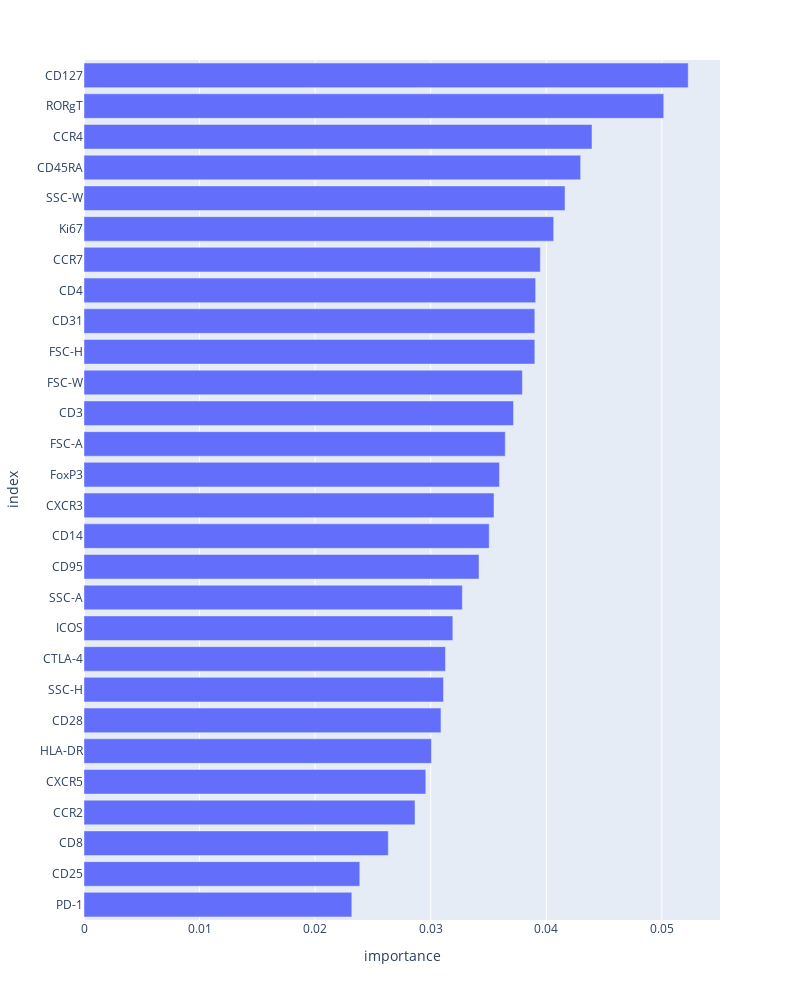

The code cell stored with this chart in its notebook:
### Markdown cell above
### Importance of each mark for  no standart by batch

### Code cell
df = base["importance"]
df.index = df.mark
df.sort_values("importance",inplace=True)
fig = px.bar(df, x = "importance")
fig.update_layout(width = 800,height=1000)
fig.show()

### Figure 1 — Plotly figure (JSON) as saved in the notebook; plotly's stock layout.template omitted (floating-point values rounded to 4 significant figures)
{"data": [{"alignmentgroup": "True", "hovertemplate": "importance=%{x}<br>index=%{y}<extra></extra>", "legendgroup": "", "marker": {"color": "#636efa", "pattern": {"shape": ""}}, "name": "", "offsetgroup": "", "orientation": "h", "showlegend": false, "textposition": "auto", "type": "bar", "x": [0.02317, 0.02386, 0.02633, 0.02864, 0.02957, 0.03006, 0.03089, 0.03111, 0.03128, 0.03191, 0.03274, 0.03418, 0.03506, 0.03548, 0.03595, 0.03645, 0.03717, 0.03793, 0.03901, 0.03901, 0.03908, 0.03949, 0.04064, 0.04162, 0.04297, 0.04395, 0.05016, 0.05228], "xaxis": "x", "y": ["PD-1", "CD25", "CD8", "CCR2", "CXCR5", "HLA-DR", "CD28", "SSC-H", "CTLA-4", "ICOS", "SSC-A", "CD95", "CD14", "CXCR3", "FoxP3", "FSC-A", "CD3", "FSC-W", "FSC-H", "CD31", "CD4", "CCR7", "Ki67", "SSC-W", "CD45RA", "CCR4", "RORgT", "CD127"], "yaxis": "y"}], "layout": {"barmode": "relative", "height": 1000, "legend": {"tracegroupgap": 0}, "margin": {"t": 60}, "width": 800, "xaxis": {"anchor": "y", "autorange": true, "domain": [0, 1], "range": [0, 0.05503], "title": {"text": "importance"}, "type": "linear"}, "yaxis": {"anchor": "x", "autorange": true, "domain": [0, 1], "range": [-0.5, 27.5], "title": {"text": "index"}, "type": "category"}}}
